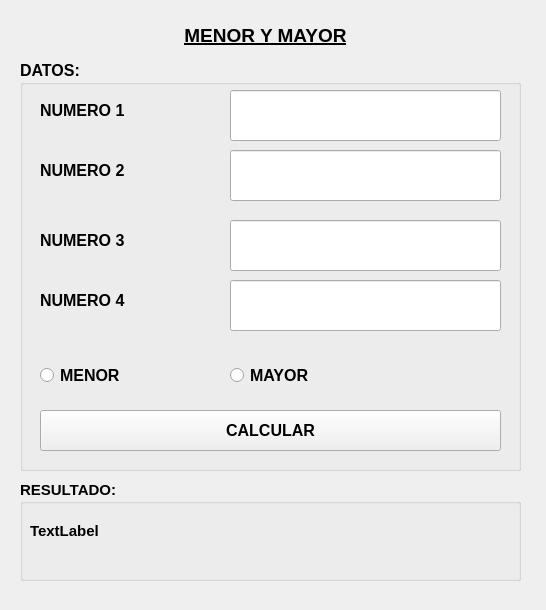
<?xml version="1.0" encoding="UTF-8"?>
<ui version="4.0">
 <class>MainWindow</class>
 <widget class="QMainWindow" name="MainWindow">
  <property name="geometry">
   <rect>
    <x>0</x>
    <y>0</y>
    <width>546</width>
    <height>610</height>
   </rect>
  </property>
  <property name="windowTitle">
   <string>MainWindow</string>
  </property>
  <widget class="QWidget" name="centralwidget">
   <widget class="QLabel" name="title">
    <property name="geometry">
     <rect>
      <x>20</x>
      <y>20</y>
      <width>491</width>
      <height>31</height>
     </rect>
    </property>
    <property name="font">
     <font>
      <pointsize>14</pointsize>
      <weight>75</weight>
      <bold>true</bold>
      <underline>true</underline>
     </font>
    </property>
    <property name="text">
     <string>MENOR Y MAYOR</string>
    </property>
    <property name="alignment">
     <set>Qt::AlignCenter</set>
    </property>
   </widget>
   <widget class="QGroupBox" name="groupBox">
    <property name="geometry">
     <rect>
      <x>20</x>
      <y>60</y>
      <width>501</width>
      <height>411</height>
     </rect>
    </property>
    <property name="font">
     <font>
      <pointsize>12</pointsize>
      <weight>75</weight>
      <bold>true</bold>
     </font>
    </property>
    <property name="title">
     <string>DATOS:</string>
    </property>
    <widget class="QLabel" name="label_2">
     <property name="geometry">
      <rect>
       <x>20</x>
       <y>30</y>
       <width>121</width>
       <height>41</height>
      </rect>
     </property>
     <property name="text">
      <string>NUMERO 1</string>
     </property>
    </widget>
    <widget class="QLineEdit" name="txt_n1">
     <property name="geometry">
      <rect>
       <x>210</x>
       <y>30</y>
       <width>271</width>
       <height>51</height>
      </rect>
     </property>
    </widget>
    <widget class="QLabel" name="label_3">
     <property name="geometry">
      <rect>
       <x>20</x>
       <y>90</y>
       <width>121</width>
       <height>41</height>
      </rect>
     </property>
     <property name="text">
      <string>NUMERO 2</string>
     </property>
    </widget>
    <widget class="QLineEdit" name="txt_n2">
     <property name="geometry">
      <rect>
       <x>210</x>
       <y>90</y>
       <width>271</width>
       <height>51</height>
      </rect>
     </property>
    </widget>
    <widget class="QLabel" name="label_4">
     <property name="geometry">
      <rect>
       <x>20</x>
       <y>160</y>
       <width>121</width>
       <height>41</height>
      </rect>
     </property>
     <property name="text">
      <string>NUMERO 3</string>
     </property>
    </widget>
    <widget class="QLineEdit" name="txt_n3">
     <property name="geometry">
      <rect>
       <x>210</x>
       <y>160</y>
       <width>271</width>
       <height>51</height>
      </rect>
     </property>
    </widget>
    <widget class="QLineEdit" name="txt_n4">
     <property name="geometry">
      <rect>
       <x>210</x>
       <y>220</y>
       <width>271</width>
       <height>51</height>
      </rect>
     </property>
    </widget>
    <widget class="QLabel" name="label_5">
     <property name="geometry">
      <rect>
       <x>20</x>
       <y>220</y>
       <width>121</width>
       <height>41</height>
      </rect>
     </property>
     <property name="text">
      <string>NUMERO 4</string>
     </property>
    </widget>
    <widget class="QRadioButton" name="rb_menor">
     <property name="geometry">
      <rect>
       <x>20</x>
       <y>300</y>
       <width>131</width>
       <height>31</height>
      </rect>
     </property>
     <property name="text">
      <string>MENOR</string>
     </property>
    </widget>
    <widget class="QRadioButton" name="rb_mayor">
     <property name="geometry">
      <rect>
       <x>210</x>
       <y>300</y>
       <width>131</width>
       <height>31</height>
      </rect>
     </property>
     <property name="text">
      <string>MAYOR</string>
     </property>
    </widget>
    <widget class="QPushButton" name="btn_calcular">
     <property name="geometry">
      <rect>
       <x>20</x>
       <y>350</y>
       <width>461</width>
       <height>41</height>
      </rect>
     </property>
     <property name="text">
      <string>CALCULAR</string>
     </property>
    </widget>
   </widget>
   <widget class="QGroupBox" name="groupBox_2">
    <property name="geometry">
     <rect>
      <x>20</x>
      <y>480</y>
      <width>501</width>
      <height>101</height>
     </rect>
    </property>
    <property name="font">
     <font>
      <pointsize>11</pointsize>
      <weight>75</weight>
      <bold>true</bold>
     </font>
    </property>
    <property name="title">
     <string>RESULTADO:</string>
    </property>
    <widget class="QLabel" name="lbl_resultado">
     <property name="geometry">
      <rect>
       <x>10</x>
       <y>30</y>
       <width>471</width>
       <height>41</height>
      </rect>
     </property>
     <property name="text">
      <string>TextLabel</string>
     </property>
    </widget>
   </widget>
  </widget>
 </widget>
 <resources/>
 <connections/>
</ui>
